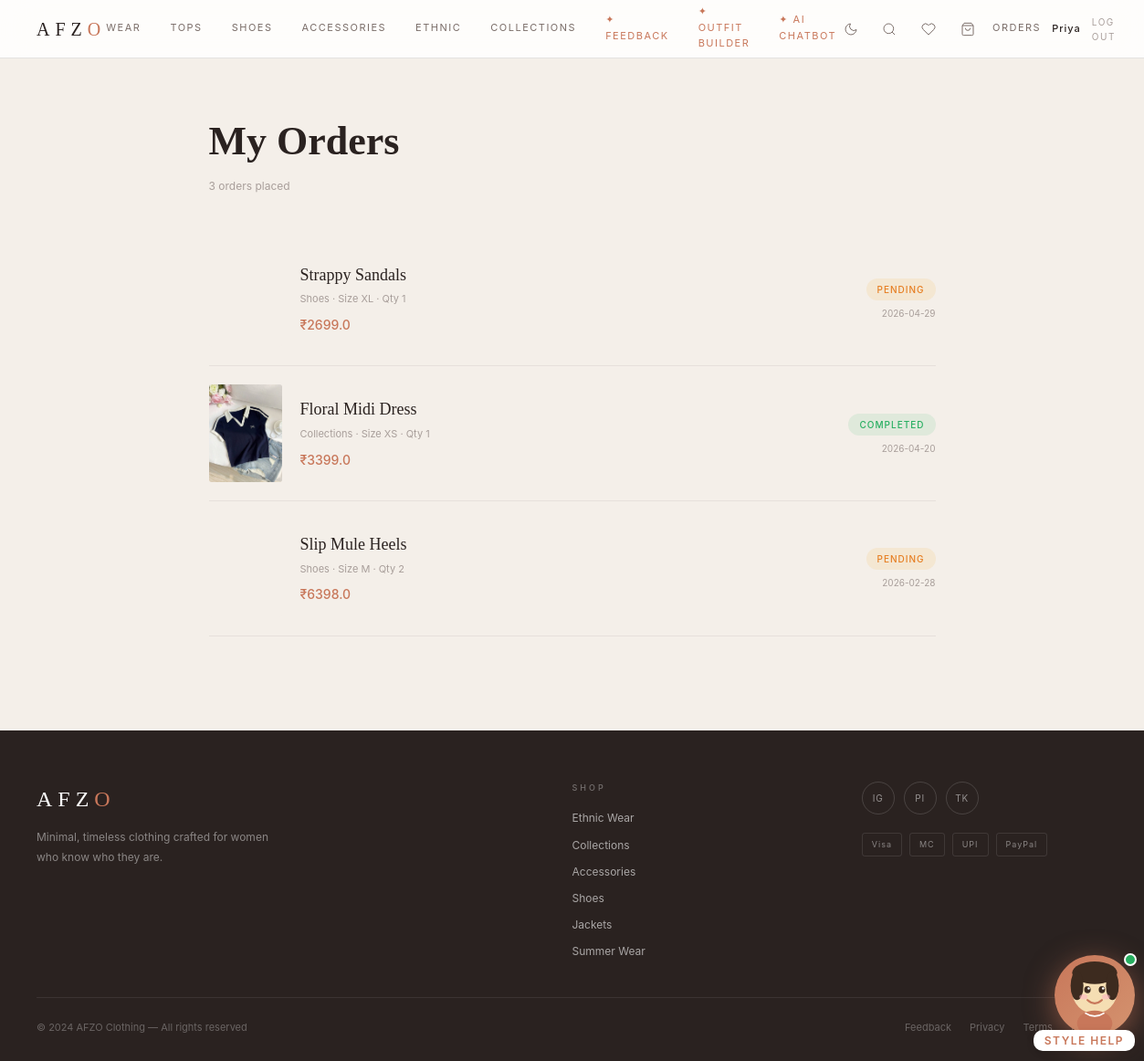
/orders (signed in), run on the app's committed database.
### tables this page shows
CREATE TABLE orders (
        id INTEGER PRIMARY KEY AUTOINCREMENT,
        user_name TEXT NOT NULL,
        user_email TEXT NOT NULL,
        product_id INTEGER NOT NULL,
        product_name TEXT NOT NULL,
        category TEXT NOT NULL,
        price REAL NOT NULL,
        qty INTEGER DEFAULT 1,
        size TEXT,
        status TEXT DEFAULT 'completed',
        ordered_at TIMESTAMP DEFAULT CURRENT_TIMESTAMP
    );

### app.py (the view)
@app.route('/orders')
def order_history():
    if not session.get('user'): return redirect(url_for('index'))
    con=get_db(); cur=con.cursor()
    cur.execute('SELECT id,product_name,category,price,qty,size,status,ordered_at FROM orders WHERE user_email=? ORDER BY ordered_at DESC',
                (session['user']['email'],))
    rows=cur.fetchall(); con.close()
    orders=[]
    for r in rows:
        pid_match=next((p for p in PRODUCTS if p['name']==r[1]),None)
        can_cancel = False
        if r[6] in ['pending', 'completed'] and r[7]:
            try:
                order_time = datetime.strptime(r[7], '%Y-%m-%d %H:%M:%S')
                time_diff = datetime.now() - order_time
                can_cancel = time_diff.total_seconds() < 86400  # 24 hours in seconds
            except:
                pass
        orders.append({'id':r[0],'product_name':r[1],'category':r[2],'price':r[3],
                       'qty':r[4],'size':r[5],'status':r[6],'date':r[7][:10] if r[7] else '',
                       'image':pid_match['image'] if pid_match else '', 'can_cancel':can_cancel})
    return render_template('orders.html',orders=orders,user=session.get('user'))

### app.py (called while the page is built)
def get_db(): return sqlite3.connect(DB)

### templates/orders.html (shortened to what this page needs)
{% extends "base.html" %}
{% block content %}
<div class="page">
  <div style="max-width:860px;margin:0 auto;padding:56px 32px">
    <h1 style="font-family:var(--font-serif);font-size:44px;color:var(--dark);margin-bottom:4px">My Orders</h1>
    <p style="font-size:12px;color:var(--light);margin-bottom:40px">{{ orders|length }} order{{ 's' if orders|length!=1 else '' }} placed</p>
    {% if orders %}
      {% for o in orders %}
      <div style="display:grid;grid-template-columns:80px 1fr auto;gap:20px;align-items:center;padding:20px 0;border-bottom:1px solid var(--border-lt)">
        <div style="aspect-ratio:3/4;overflow:hidden;border-radius:3px;background:var(--beige)">{% if o.image %}<img src="{{ o.image }}" alt="{{ o.product_name }}" style="width:100%;height:100%;object-fit:cover">{% endif %}</div>
        <div>
          <div style="font-family:var(--font-serif);font-size:18px;color:var(--dark);margin-bottom:4px">{{ o.product_name }}</div>
          <div style="font-size:11px;color:var(--light);margin-bottom:8px">{{ o.category|title }} · Size {{ o.size }} · Qty {{ o.qty }}</div>
          <div style="font-size:14px;color:var(--terra);font-weight:500">₹{{ o.price*o.qty }}</div>
        </div>
        <div style="text-align:right">
          <div style="display:inline-block;padding:4px 12px;border-radius:20px;font-size:10px;letter-spacing:1px;text-transform:uppercase;font-weight:500;background:{% if o.status=='completed' %}rgba(39,174,96,0.1){% elif o.status=='shipped' %}rgba(52,152,219,0.1){% else %}rgba(243,156,18,0.1){% endif %};color:{% if o.status=='completed' %}#27ae60{% elif o.status=='shipped' %}#2980b9{% else %}#e67e22{% endif %}">{{ o.status }}</div>
          <div style="font-size:10px;color:var(--light);margin-top:6px">{{ o.date }}</div>                  </div>
      </div>
      {% endfor %}
    {% endif %}
  </div>
</div>
{% endblock %}

### static/css/style.css (style rules this page uses)
:root { --font-serif: 'Georgia', 'Times New Roman', serif; --font-sans: 'Inter', -apple-system, BlinkMacSystemFont, 'Segoe UI', sans-serif; --dark: #2A2220; --mid: #7A6D68; --light: #A89E9A; --beige: #F4EFE9; --terra: #C8775A; --terra-dark: #A85F43; --border: rgba(42,34,32,0.12); --border-lt: rgba(42,34,32,0.07); --bg: #FFFFFF; --bg-page: #F4EFE9; --bg-card: #FFFFFF; --bg-nav: rgba(255,255,255,0.85); --nav-h: 64px; --glass-bg: rgba(255,255,255,0.65); --glass-border: rgba(255,255,255,0.5); --shadow-sm: 0 2px 12px rgba(42,34,32,0.07); --shadow-md: 0 8px 32px rgba(42,34,32,0.12); --shadow-lg: 0 24px 64px rgba(42,34,32,0.16); --transition: 0.25s cubic-bezier(0.4,0,0.2,1); }
*, *::before, *::after { box-sizing: border-box; margin: 0; padding: 0; }
html { scroll-behavior: smooth; }
body { font-family: var(--font-sans); background: var(--bg-page); color: var(--dark); line-height: 1.6; transition: background var(--transition), color var(--transition); }
img { display: block; max-width: 100%; }
.page { min-height: calc(100vh - var(--nav-h)); }

### data on the page
orders: product_name "Strappy Sandals", category "Shoes", size "XL", qty "1", o.price*o.qty "2699.0", status "PENDING", date "2026-04-29"
orders: product_name "Floral Midi Dress", category "Collections", size "XS", qty "1", o.price*o.qty "3399.0", status "COMPLETED", date "2026-04-20"
orders: product_name "Slip Mule Heels", category "Shoes", size "M", qty "2", o.price*o.qty "6398.0", status "PENDING", date "2026-02-28"

### other printed values
{{ user.name.split()[0] }} "Priya"
{{ orders|length }} "3"
{{ 's' if orders|length!=1 else '' }} "s"
